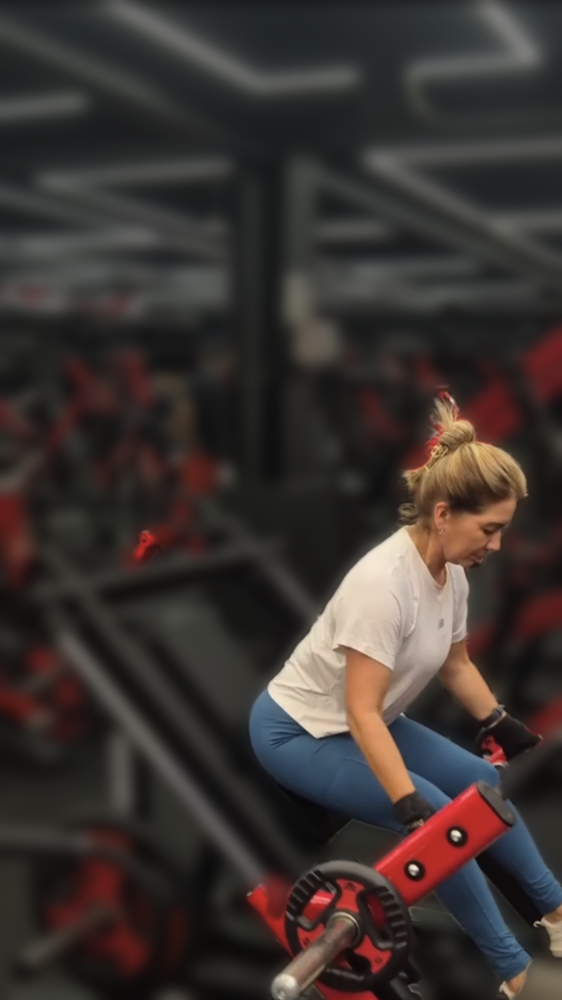
#> input picture perfis/jotafit/02-ciencia-e-mitos/mito-metabolismo-lento/imagens/aluna_a.jpg, 1124 x 2000 px, found by its file name (shown at 1/2 size); the run also reads 2 pictures not shown here
$ python c4_metabolismo.py ../../../perfis/jotafit/02-ciencia-e-mitos/mito-metabolismo-lento/imagens/aluna_a.jpg ../imagens/t30_sq.png
#> lines starting #> are read from the running program, lines starting #| are printed output that depends on the picture; after the words box and inside, x2 and y2 are one past the last pixel; in counts of white or black regions, pixels touching at a corner belong together
### ferramentas/carrossel/scripts/carrossel.py
"""Carrosséis no padrão 'Método Jota Fit' (1080x1350): grafite, arco do J, Poppins, check amarelo, linha de progresso."""
import sys, math, numpy as np
from PIL import Image, ImageDraw, ImageFont, ImageFilter

import os
R = os.path.dirname(os.path.dirname(os.path.abspath(__file__))) + '/'   # ferramentas/carrossel/
M = R
OUT = sys.argv[1]
W, H = 1080, 1350
Y = (245, 197, 24); WH = (255, 255, 255); GR = (154, 157, 163); BG = (12, 12, 12); DK = (14, 14, 16); RED = (235, 87, 87); GRN = (61, 200, 120)
PF = R + 'fonts/Poppins-'
def P(w, s): return ImageFont.truetype(PF + w + '.ttf', s)

def tracked(d, xy, text, font, fill, track, anchor='l'):
    x, y = xy
    tw = sum(font.getlength(c) for c in text) + track * (len(text) - 1)
    if anchor == 'r': x -= tw
    if anchor == 'm': x -= tw / 2
    for c in text:
        d.text((x, y), c, font=font, fill=fill, anchor='lm'); x += font.getlength(c) + track

def base(page, total, header='CIÊNCIA JOTA FIT', mark=None):
    yy, xx = np.mgrid[0:H, 0:W].astype(np.float32)
    glow = np.clip(1 - np.sqrt(((xx - 480) / 900) ** 2 + ((yy - 640) / 800) ** 2), 0, 1)
    v = 12 + 10 * glow
    im = Image.fromarray(np.dstack([v, v, v]).astype(np.uint8)).convert('RGBA')
    # J arc watermark
    a = Image.new('RGBA', (W, H)); d = ImageDraw.Draw(a)
    cx, cy, r = 1250, 690, 560
    d.ellipse((cx - r, cy - r, cx + r, cy + r), outline=(30, 30, 30, 255), width=105)
    d.rectangle((900, 790, 1080, 900), fill=(26, 26, 26, 255))
    if mark: d.text((870, 560), mark, font=P('ExtraBold', 520), fill=(28, 28, 28, 255), anchor='mm')
    im.alpha_composite(a)
    d = ImageDraw.Draw(im)
    tracked(d, (70, 87), header, P('Bold', 25), GR, 7.5)
    d.text((1010, 87), f'{page}/{total}', font=P('SemiBold', 25), fill=GR, anchor='rm')
    return im

def kicker(im, text, y=290):
    tracked(ImageDraw.Draw(im), (70, y), text, P('Bold', 32), Y, 6.5)

def title(im, lines, y=375, size=80, lh=None, col=WH, x=70):
    d = ImageDraw.Draw(im); lh = lh or int(size * 1.12)
    for i, ln in enumerate(lines):
        d.text((x, y + i * lh), ln, font=P('Bold', size), fill=col, anchor='lm')
    return y + (len(lines) - 1) * lh

def check(im, x, y, r=14, col=Y):
    d = ImageDraw.Draw(im); d.ellipse((x - r, y - r, x + r, y + r), fill=col)
    d.line([(x - r * 0.45, y + r * 0.02), (x - r * 0.1, y + r * 0.38), (x + r * 0.5, y - r * 0.35)], fill=DK, width=max(3, int(r * 0.28)), joint='curve')

def cross(im, x, y, r=14):
    d = ImageDraw.Draw(im); d.ellipse((x - r, y - r, x + r, y + r), fill=RED)
    k = r * 0.38; d.line((x - k, y - k, x + k, y + k), fill=DK, width=4); d.line((x - k, y + k, x + k, y - k), fill=DK, width=4)

def bullets(im, items, y=528, gap=76, size=36, x=70, icon='check'):
    d = ImageDraw.Draw(im)
    for i, it in enumerate(items):
        yy = y + i * gap
        (check if icon == 'check' else cross)(im, x + 14, yy)
        if isinstance(it, tuple):  # (bold, rest)
            b, rest = it; f1 = P('SemiBold', size); d.text((x + 46, yy), b, font=f1, fill=WH, anchor='lm')
            d.text((x + 46 + f1.getlength(b) + 10, yy), rest, font=P('Regular', size), fill=(205, 205, 210), anchor='lm')
        else:
            d.text((x + 46, yy), it, font=P('Regular', size), fill=WH, anchor='lm')
    return y + (len(items) - 1) * gap

def statement(im, lines, y, col=Y, size=40, x=70):
    d = ImageDraw.Draw(im)
    for i, ln in enumerate(lines): d.text((x, y + i * int(size * 1.3)), ln, font=P('Bold', size), fill=col, anchor='lm')

def progress(im, n, total, label):
    d = ImageDraw.Draw(im)
    d.line((0, 1195, 540, 1195), fill=Y, width=5)
    d.line((540, 1195, W, 1195), fill=Y if n == total else (42, 42, 46), width=5)
    d.ellipse((506, 1161, 574, 1229), fill=Y)
    d.text((540, 1196), str(n), font=P('Bold', 34), fill=DK, anchor='mm')
    d.text((540, 1270), label, font=P('SemiBold', 28), fill=WH, anchor='mm')

def panel(im, box, r=28):
    d = ImageDraw.Draw(im); d.rounded_rectangle(box, r, fill=(20, 20, 23), outline=(46, 46, 52), width=2)

def slice_img(path, size):
    sl = Image.open(path).convert('RGB').resize((size, size), Image.LANCZOS)
    a = np.asarray(sl).astype(np.float32); lum = a.max(axis=2)
    al = np.clip((lum - 18) / 20, 0, 1) * 255
    o = sl.convert('RGBA'); o.putalpha(Image.fromarray(al.astype(np.uint8)))
    return o

def put_slice(im, path, cx, cy, size, glow=None):
    o = slice_img(path, size)
    sh = Image.new('RGBA', (W, H)); t = Image.new('RGBA', o.size, (0, 0, 0, 255)); t.putalpha(o.split()[3].point(lambda v: v * 200 // 255))
    sh.alpha_composite(t, (int(cx - size / 2), int(cy - size / 2 + 18))); im.alpha_composite(sh.filter(ImageFilter.GaussianBlur(22)))
    if glow:
        g = Image.new('RGBA', (W, H)); ImageDraw.Draw(g).ellipse((cx - size / 2 - 10, cy - size / 2 - 10, cx + size / 2 + 10, cy + size / 2 + 10), fill=glow + (70,))
        im.alpha_composite(g.filter(ImageFilter.GaussianBlur(30)))
    im.alpha_composite(o, (int(cx - size / 2), int(cy - size / 2)))

def tag(im, text, cx, cy, kind='y', size=28):
    d = ImageDraw.Draw(im); f = P('Bold', size); tw = f.getlength(text); h = int(size * 1.6)
    fill, fg = {'y': (Y, DK), 'd': ((24, 24, 28), WH), 'r': (RED, WH), 'g': (GRN, DK)}[kind]
    d.rounded_rectangle((cx - tw / 2 - 22, cy - h / 2, cx + tw / 2 + 22, cy + h / 2), h // 2, fill=fill, outline=(Y if kind == 'd' else None), width=2 if kind == 'd' else 0)
    d.text((cx, cy + 1), text, font=f, fill=fg, anchor='mm')

# [5 lines left out: function callout, not called in this run]

def foot(im, text, y=1128, maxw=940):
    d = ImageDraw.Draw(im); f = P('Regular', 19); lines = ['']
    for w in text.split(' '):
        t = (lines[-1] + ' ' + w).strip()
        if f.getlength(t) > maxw and lines[-1]: lines.append(w)
        else: lines[-1] = t
    for i, ln in enumerate(lines): d.text((70, y + i * 24), ln, font=f, fill=(110, 110, 118), anchor='lm')

def save(im, name): im.convert('RGB').save(OUT + '/' + name, quality=95)

# ---------------- line chart helper ----------------
# [21 lines left out: function chart, not called in this run]

def swipe(im, text='Arrasta para o lado', y=1130):
    d = ImageDraw.Draw(im); f = P('SemiBold', 30); d.text((70, y), text, font=f, fill=WH, anchor='lm')
    x = 70 + f.getlength(text) + 22
    d.line((x, y, x + 46, y), fill=Y, width=5); d.polygon([(x + 50, y), (x + 36, y - 11), (x + 36, y + 11)], fill=Y)

### ferramentas/carrossel/scripts/c4_metabolismo.py
"""Carrossel INFINITO: Seu metabolismo não quebrou aos 40 (Método Jota Fit).
Uso: python3 c4_metabolismo.py <pasta_saida> <pasta_imagens_do_post>"""
from carrossel import *
IMG = sys.argv[2].rstrip('/') + '/'
I = M + 'imagens/'
T = 7
LG = (210, 210, 215)
HDR = 'MITO × VERDADE · JOTA FIT'

# ---------- fundo contínuo: 7 slides lado a lado ----------
CW = W * T
canvas = Image.new('RGBA', (CW, H))
#> canvas: PIL image 7560x1350 RGBA; every value is 0
for i in range(T):
    canvas.alpha_composite(base(i + 1, T, header=HDR, mark=('J' if i == 6 else None)), (i * W, 0))
cd = ImageDraw.Draw(canvas)

def photo(path, crop, box, radius=36, border=True):
    """Foto real recortada num cartão arredondado, colado no canvas contínuo."""
#> called with path = '../imagens/t30_sq.png/aluna_a.jpg', crop = (60, 380, 1124, 1950), box = (650, 250, 1260, 1110), radius = 36, border = True
    x0, y0, x1, y1 = box; w, h = x1 - x0, y1 - y0
    im = Image.open(path).convert('RGB').crop(crop)
    s = max(w / im.width, h / im.height)
#> s = 0.573
    im = im.resize((int(im.width * s) + 1, int(im.height * s) + 1), Image.LANCZOS)
#> im: PIL image 611x901 RGB
    l, t = (im.width - w) // 2, (im.height - h) // 2
#> l = 0; t = 20
    im = im.crop((l, t, l + w, t + h)).convert('RGBA')
#> im: PIL image 610x860 RGBA
    mk = Image.new('L', (w, h), 0); ImageDraw.Draw(mk).rounded_rectangle((0, 0, w, h), radius, fill=255)
#> after `mk = Image.new('L', (w, h), 0)`: mk: PIL image 610x860 L; every value is 0
#> after `ImageDraw.Draw(mk).rounded_rectangle((0, 0, w, h), radius, fill=255)`:
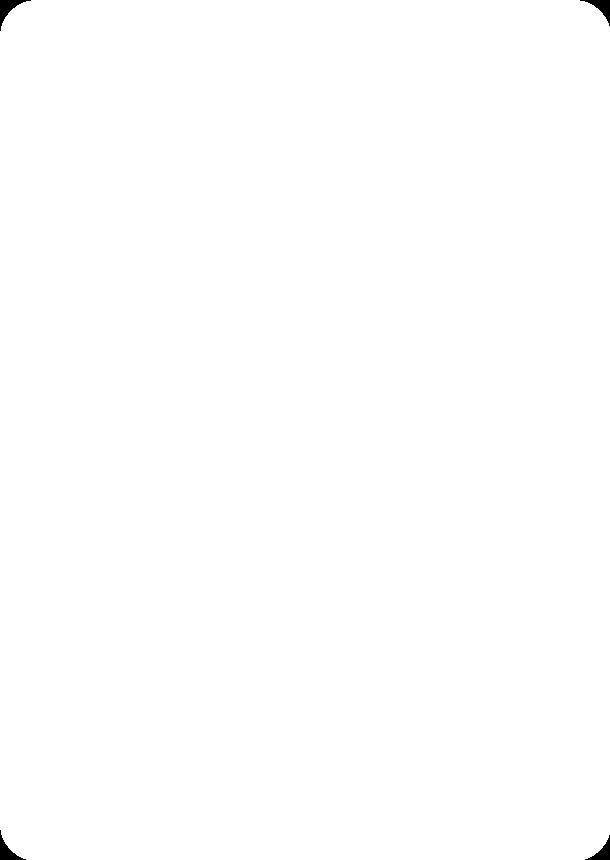
#> mk: PIL image 610x860 L; 99.8% white; 4 black regions, box (x1, y1, x2, y2) and area: (0, 0, 31, 31) 287, (580, 0, 610, 26) 256, (0, 830, 26, 860) 256, (585, 835, 610, 860) 226
    sh = Image.new('RGBA', (CW, H)); ImageDraw.Draw(sh).rounded_rectangle((x0 + 10, y0 + 24, x1 + 10, y1 + 24), radius, fill=(0, 0, 0, 170))
    canvas.alpha_composite(sh.filter(ImageFilter.GaussianBlur(26)))
    g = Image.new('RGBA', (CW, H)); ImageDraw.Draw(g).rounded_rectangle((x0 - 14, y0 - 14, x1 + 14, y1 + 14), radius + 10, fill=Y + (55,))
    canvas.alpha_composite(g.filter(ImageFilter.GaussianBlur(30)))
    im.putalpha(mk); canvas.alpha_composite(im, (x0, y0))
#> after `canvas.alpha_composite(im, (x0, y0))`:
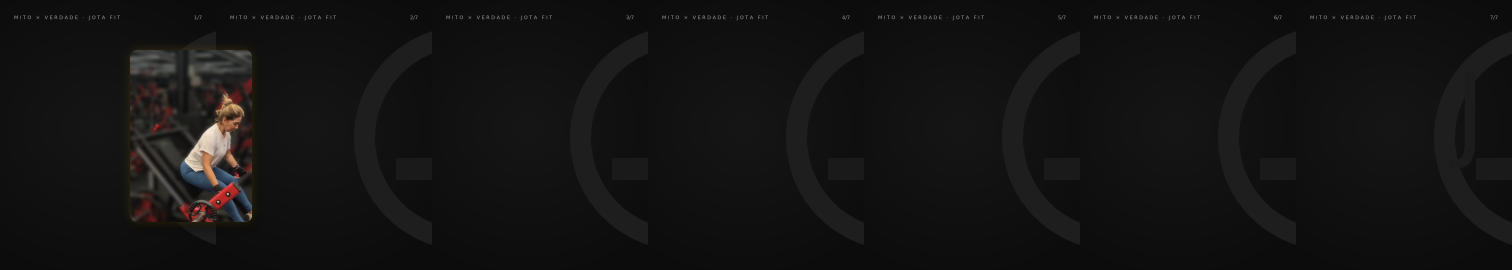
#> canvas: PIL image 7560x1350 RGBA (shown at 1/5 size); mean R, G, B, A 19.8, 19.3, 19, 255
    if border: ImageDraw.Draw(canvas).rounded_rectangle(box, radius, outline=Y, width=4)

ALUNA = IMG + 'aluna_a.jpg'
# 1 -> 2: foto real atravessando a divisa
photo(ALUNA, (60, 380, 1124, 1950), (650, 250, 1260, 1110))
# 2 -> 3: X gigante na divisa
cx, cy, r = 2 * W, 1000, 105
cd.ellipse((cx - r, cy - r, cx + r, cy + r), fill=Y)
k = r * 0.42
cd.line((cx - k, cy - k, cx + k, cy + k), fill=DK, width=26); cd.line((cx - k, cy + k, cx + k, cy - k), fill=DK, width=26)
# 3 -> 4: gráfico (ilustrativo) cuja linha sai do slide 3 e termina no 4
gx0, gy_top, gy_bot = 2 * W + 220, 760, 1060
kx = (3 * W - 90 - gx0) / 60
X = lambda age: gx0 + (age - 20) * kx
for kk in range(4):
    yy = gy_top + (gy_bot - gy_top) * kk / 3
    cd.line((gx0 - 20, yy, 3 * W - 40, yy), fill=(40, 40, 46), width=2)
for a in (20, 40, 60, 80):
    cd.text((X(a), gy_bot + 40), f'{a} anos' if a == 80 else str(a), font=P('SemiBold', 26), fill=GR, anchor='mm')
pts = [(X(20), 840), (X(60), 840)]
for t in range(1, 21):
    u = t / 20; pts.append((X(60) + (X(95) - X(60)) * u, 840 + 190 * u ** 1.6))
cd.line(pts, fill=Y, width=10, joint='curve')
for p in (pts[0], pts[1]):
    cd.ellipse((p[0] - 13, p[1] - 13, p[0] + 13, p[1] + 13), fill=(18, 18, 20), outline=Y, width=6)
#> this loop made 2 passes
#> p on passes 1 to 2: (2380, 840), (2893.3, 840)
cd.ellipse((pts[-1][0] - 16, pts[-1][1] - 16, pts[-1][0] + 16, pts[-1][1] + 16), fill=Y)
cd.text((X(20) + 10, 795), 'estável dos 20 aos 60', font=P('SemiBold', 26), fill=Y, anchor='lm')
cd.text((X(70), 1012), 'cai depois dos 60', font=P('SemiBold', 24), fill=LG, anchor='mm')
cd.text((gx0 - 20, gy_top - 42), 'gasto de energia ajustado pela massa magra', font=P('Regular', 20), fill=GR, anchor='lm')
# 6 -> 7: foto real (enquadramento fechado) atravessando a divisa
photo(ALUNA, (300, 560, 1124, 1700), (5 * W + 690, 560, 6 * W + 200, 1120))
#> call 2 of photo, with path = '../imagens/t30_sq.png/aluna_a.jpg', crop = (300, 560, 1124, 1700), box = (6090, 560, 6680, 1120), radius = 36, border = True
#> in photo (call 2), `mk = Image.new('L', (w, h), 0)`: mk: PIL image 590x560 L; every value is 0
#> in photo (call 2), `ImageDraw.Draw(mk).rounded_rectangle((0, 0, w, h), radius, fill=255)`:
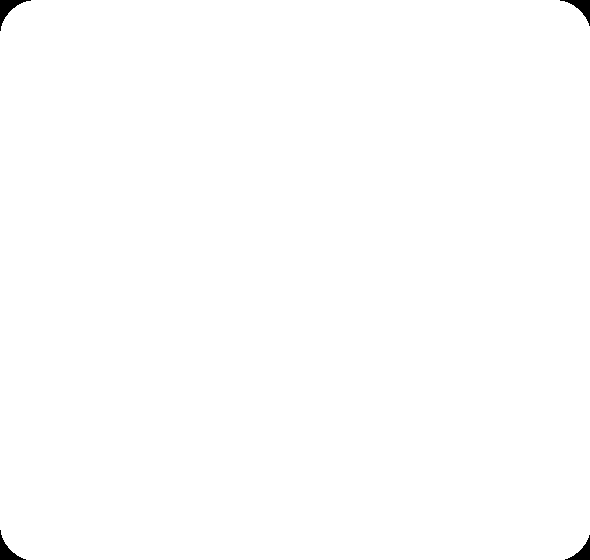
#> mk: PIL image 590x560 L; 99.7% white; 4 black regions, box (x1, y1, x2, y2) and area: (0, 0, 31, 31) 287, (560, 0, 590, 26) 256, (0, 530, 26, 560) 256, (565, 535, 590, 560) 226
#> in photo (call 2), `ImageDraw.Draw(g).rounded_rectangle((x0 - 14, y0 - 14, x1 + 14, y1 + 1`:
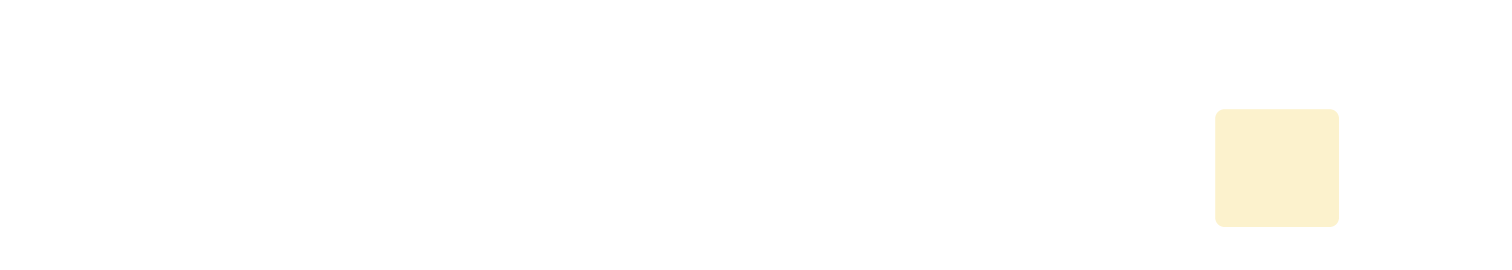
#> g: PIL image 7560x1350 RGBA (shown at 1/5 size); mean R, G, B, A 8.7, 7, 0.9, 2; transparent parts drawn white
#> in photo (call 2), `canvas.alpha_composite(im, (x0, y0))`:
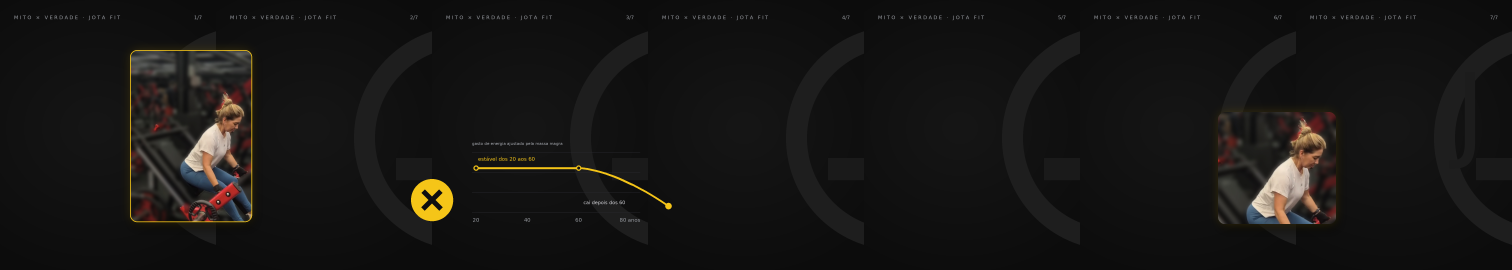
#> canvas: PIL image 7560x1350 RGBA (shown at 1/5 size); mean R, G, B, A 23, 21.8, 20.3, 255

# ---------- fatia e escreve o conteúdo de cada slide ----------
slides = [canvas.crop((i * W, 0, (i + 1) * W, H)) for i in range(T)]
#> slides = 7 items
def text(im, xy, s, size=32, col=LG, w='Regular', anchor='lm'):
    ImageDraw.Draw(im).text(xy, s, font=P(w, size), fill=col, anchor=anchor)

# 1 CAPA
im = slides[0]
#> im: PIL image 1080x1350 RGBA
kicker(im, 'MITO × VERDADE', 300)
title(im, ['Seu', 'metabolismo', 'não quebrou', 'aos 40.'], 400, 74)
text(im, (70, 790), 'O problema é outro.', 34, WH, 'SemiBold')
text(im, (70, 840), 'E tem solução.', 34, Y, 'SemiBold')
foot(im, 'Aluna Jota Fit, treino real.', 1080, 520)
swipe(im, 'Arrasta e entenda')
progress(im, 1, T, 'O mito')

# 2 O MITO
im = slides[1]
kicker(im, 'VOCÊ JÁ OUVIU (OU DISSE):', 290, ) if False else tracked(ImageDraw.Draw(im), (230, 300), 'VOCÊ JÁ OUVIU (OU DISSE):', P('Bold', 30), Y, 6)
d = ImageDraw.Draw(im)
for i, q in enumerate(['"Depois dos 30, tudo engorda."', '"Na menopausa, o metabolismo trava."', '"Meu metabolismo ficou lento."']):
    yy = 420 + i * 125; f = P('Medium', 33); tw = d.textlength(q, font=f)
    x0 = 230 if i != 1 else 210
    panel(im, (x0, yy - 46, x0 + tw + 60, yy + 46), 46); text(im, (x0 + 30, yy), q, 33, WH, 'Medium')
#> this loop made 3 passes
#> tw on passes 1 to 3: 518.3, 652.5, 519.5
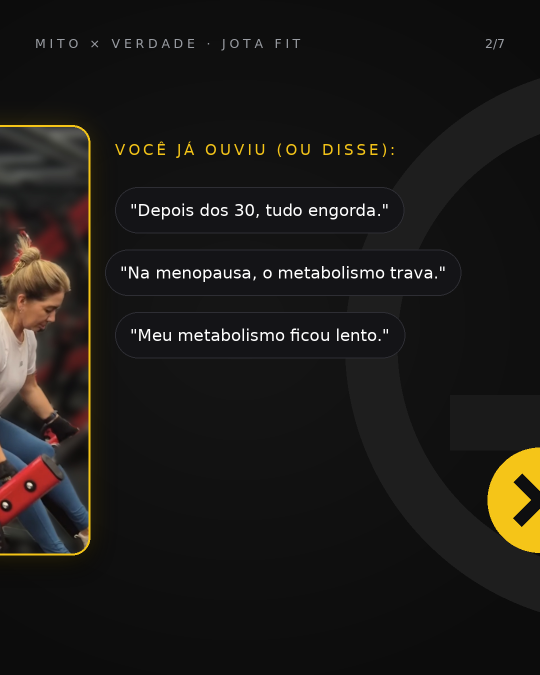
#> im: PIL image 1080x1350 RGBA (shown at 1/2 size); mean R, G, B, A 29.2, 26.6, 23.6, 255
statement(im, ['Spoiler: não é bem', 'assim que funciona.'], 830, Y, 42, 230)
progress(im, 2, T, 'O que dizem')

# 3 A PROVA
im = slides[2]
kicker(im, 'O MAIOR ESTUDO SOBRE O TEMA', 290)
title(im, ['Dos 20 aos 60,', 'o motor é o mesmo.'], 375, 70)
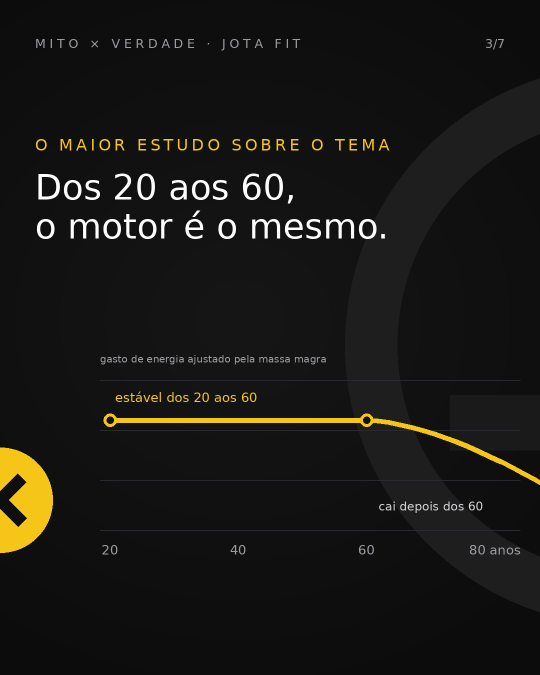
#> im: PIL image 1080x1350 RGBA (shown at 1/2 size); mean R, G, B, A 25.1, 24.1, 20.7, 255
text(im, (70, 545), 'Milhares de pessoas, de bebês a 95 anos,', 31)
text(im, (70, 590), 'medidas com o método padrão-ouro.', 31)
foot(im, 'Pontzer et al., 2021 (Science).', 1140)
progress(im, 3, T, 'A prova')

# 4 O CULPADO
im = slides[3]
kicker(im, 'ENTÃO O QUE MUDOU?', 290)
title(im, ['Você perdeu', 'músculo.'], 375, 80)
text(im, (70, 560), 'Em quem não treina, o músculo é o que mais', 31)
text(im, (70, 603), 'define o gasto. E ele vai embora: cerca de', 31)
text(im, (70, 646), '15% ao longo da vida adulta. Nome: sarcopenia.', 31, WH, 'SemiBold')
put_slice(im, I + 't30_sq.png', 520, 880, 300, Y)
put_slice(im, I + 'sed_sq.png', 860, 880, 300)
tag(im, 'TREINA', 520, 1055, 'y', 24); tag(im, 'NÃO TREINA', 860, 1055, 'd', 24)
foot(im, 'Evans, 1995 (J Gerontol).', 1128)
progress(im, 4, T, 'O culpado')

# 5 MENOPAUSA
im = slides[4]
kicker(im, 'E A MENOPAUSA?', 290)
title(im, ['Muda, sim. Mas não', 'como te contaram.'], 375, 66)
bullets(im, [('O gasto', 'cai um pouco mais'),
             ('O corpo se mexe menos,', 'já 2 anos antes'),
             ('A gordura da barriga', 'sobe')], 580, 84, 32)
statement(im, ['O metabolismo não trava.', 'O dia a dia é que fica parado.'], 900, Y, 40)
foot(im, 'Lovejoy et al., 2008 (Int J Obes): 156 mulheres acompanhadas por 4 anos.', 1128)
progress(im, 5, T, 'Menopausa')

# 6 O QUE VOCÊ CONTROLA
im = slides[5]
kicker(im, 'A BOA NOTÍCIA', 290)
title(im, ['Você controla', 'o motor.'], 375, 80)
bullets(im, [('Força', '2 a 3x por semana'),
             ('Mais passos', 'no dia a dia'),
             ('Proteína', 'em toda refeição'),
             ('Exames', 'em dia'), ], 580, 82, 32)
statement(im, ['Músculo é o motor.', 'Treino é o combustível.'], 930, Y, 38)
foot(im, 'Tireoide e hormônios também contam: converse com seu médico.', 1128, 580)
progress(im, 6, T, 'O que fazer')

# 7 CTA
im = slides[6]
tracked(ImageDraw.Draw(im), (260, 300), 'SEU PRÓXIMO PASSO', P('Bold', 30), Y, 6)
title(im, ['Quer montar', 'o seu plano?'], 395, 74, x=260)
bullets(im, ['Treino montado para você', 'Reavaliação a cada 15 dias', 'Com fotos e medidas'], 590, 70, 32, x=260)
panel(im, (260, 860, 1010, 1060), 40)
d = ImageDraw.Draw(im)
d.text((635, 920), 'Comenta', font=P('SemiBold', 34), fill=WH, anchor='mm')
d.text((635, 995), 'CONSULTORIA', font=P('ExtraBold', 66), fill=Y, anchor='mm')
d.text((635, 1105), 'que eu te chamo no direct', font=P('Medium', 28), fill=GR, anchor='mm')
progress(im, 7, T, 'Consultoria')

for i, im in enumerate(slides):
    save(im, f'metabolismo-0{i + 1}.png')
#> this loop made 7 passes
# prévia do efeito infinito (tira contínua)
strip = Image.new('RGB', (CW // 4, H // 4))
for i, im in enumerate(slides):
    strip.paste(im.convert('RGB').resize((W // 4, H // 4)), (i * W // 4, 0))
strip.save(OUT + '/_previa-tira.jpg', quality=85)
print('ok')
